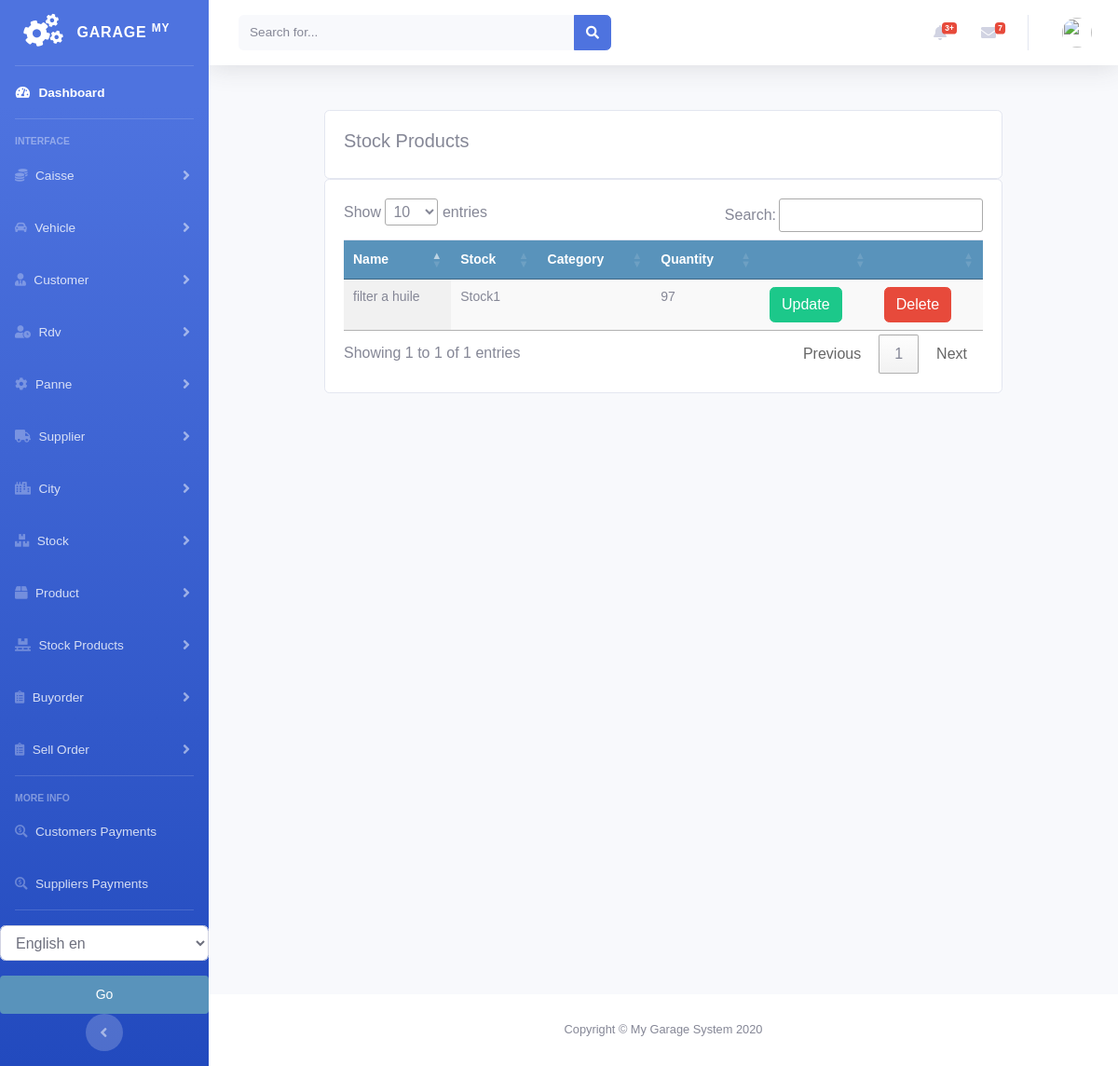
Page /stock/all_stockproduct_list on the earlier database version.
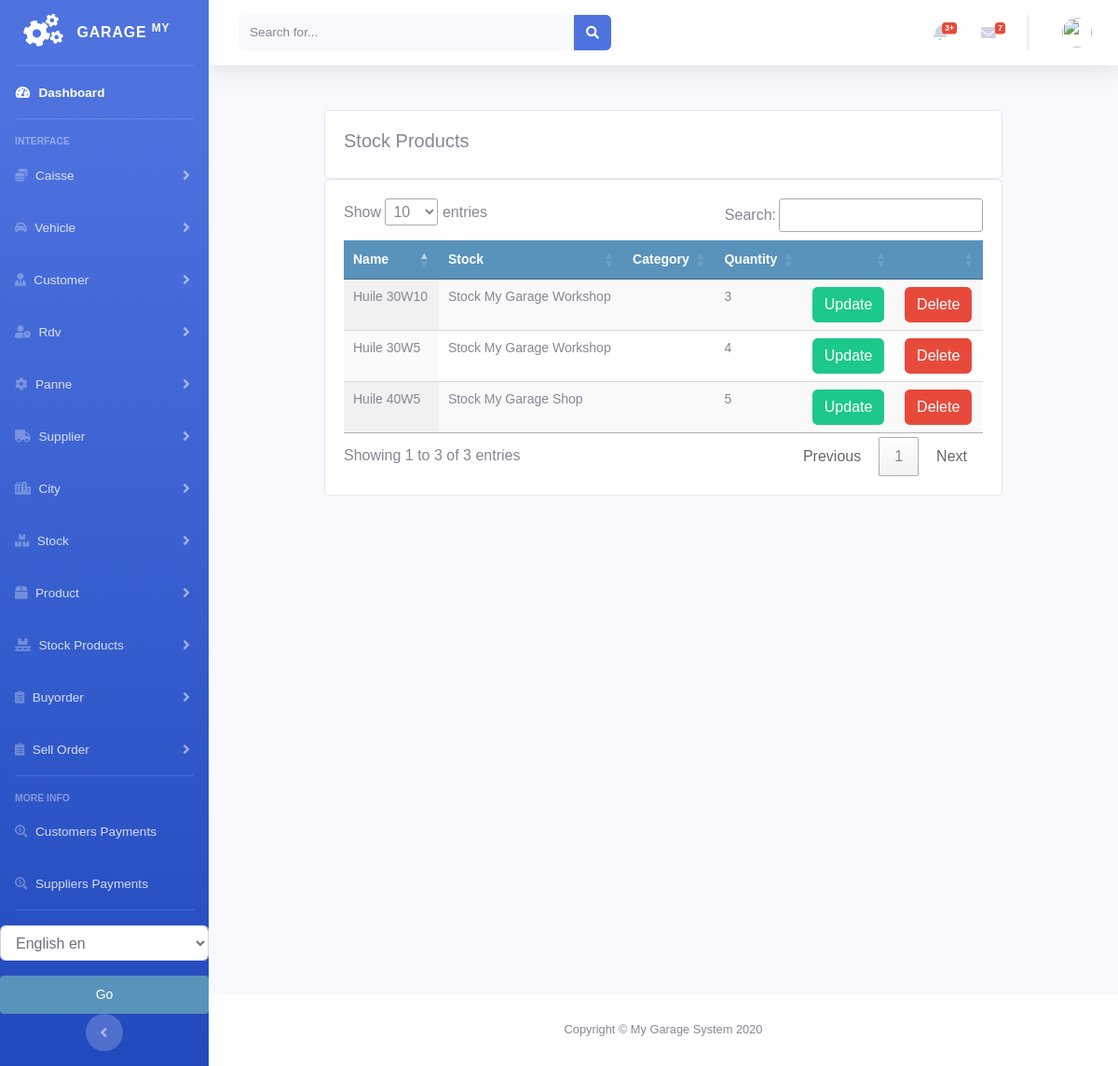
Same page on the later database version.
### stock/models.py (models this page shows, shortened)
class StockProduct(models.Model):
    product = models.ForeignKey(Product, null=True, on_delete=models.CASCADE)
    quantity = models.PositiveIntegerField(default=1)
    stock = models.ForeignKey(Stock, null=True, on_delete=models.CASCADE)
    class Meta:
        ordering = ('product',)
        verbose_name = 'stockproduct'
        verbose_name_plural = 'stockproducts'

class Stock(models.Model):
    name = models.CharField(max_length=250, null=True)
    class Meta:
        ordering = ('name',)
        verbose_name = 'stock'
        verbose_name_plural = 'stocks'
    def __str__(self):
        return self.name

### product/models.py (models this page shows, shortened)
class Product(models.Model):
    brand = models.CharField(max_length=250, null=True)
    name = models.CharField(max_length=250, null=True)
    ref = models.CharField(max_length=250, null=True)
    desc = models.CharField(max_length=250, null=True)
    image = models.ImageField(upload_to='products/%Y/%m/%d', blank=True, )
    buyprice = models.DecimalField(max_digits=10, null=True, decimal_places=2, default=0)
    sellprice = models.DecimalField(max_digits=10, null=True, decimal_places=2, default=0)
    alert_quantity = models.PositiveIntegerField(default=1, blank=True, null=True)
    stock = models.ForeignKey('stock.Stock', blank=True, null=True, on_delete=models.CASCADE)
    class Meta:
        ordering = ('name',)
        verbose_name = 'product'
        verbose_name_plural = 'products'

### stock/views.py (the view)
# urls.py: path('all_stockproduct_list', views.all_stockproduct_list, name='all_stockproduct_list'),
def all_stockproduct_list(request):
    stockproducts = StockProduct.objects.all().filter(quantity__gt=0)
    categories = Category.objects.all()
    context = {
        'categories': categories,
        'stockproducts': stockproducts,
    }
    return render(request, 'stockproduct/all_list_stockproduct.html', context)

### stock/templates/stockproduct/all_list_stockproduct.html (shortened to what this page needs)
{% extends 'home.html' %}
{% load static %}
{% block content %}
<br>
<div class="container">
    <div class="row">
    <div class="col-md">
        <div class="card card-body">
            <h5>Stock Products</h5>
        </div>
        <div class="card card-body">
            <table id="table_id" class=" table display text-center">
              <thead>
              <tr>
                    <th>Name</th>
                    <th>Stock</th>
                    <th>Category</th>
                    <th>Quantity</th>
                    <th></th>
                    <th></th>
                </tr>
              </thead>
                <tbody>
                {% for prod in stockproducts %}
                <tr>
                    <td>
                       {{prod.product.name}}
                   </td>
                    <td>
                       {{prod.stock}}
                   </td>
                    <td>
                   </td>
                    <td>
                       {{prod.quantity}}
                   </td>
                    <td>
                        <a class="btn btn-success " href="{% url 'stock:update_stockproduct' prod.id %}">Update</a>
                    </td>
                    <td>
                        <a class="btn btn-danger " href="{% url 'stock:delete_stockproduct' prod.id %}">Delete</a>
                    </td>
                </tr>
                {% endfor %}
                </tbody>
            </table>
        </div>
    </div>
</div>
</div>
{% endblock %}
{% block jsscript %}
<link rel="stylesheet" href="https://ajax.googleapis.com/ajax/libs/jqueryui/1.12.1/themes/smoothness/jquery-ui.css">
<link rel="stylesheet" href="https://cdnjs.cloudflare.com/ajax/libs/chosen/1.8.7/chosen.min.css"/>
<link rel="stylesheet" type="text/css" href="https://cdn.datatables.net/1.10.22/css/jquery.dataTables.css">
{% endblock %}

Differences in the rows shown:
added StockProduct: product.name "Huile 30W10", stock "Stock My Garage Workshop", quantity "3"
added StockProduct: product.name "Huile 30W5", stock "Stock My Garage Workshop", quantity "4"
changed StockProduct: product.name "filter a huile" → "Huile 40W5"; stock "Stock1" → "Stock My Garage Shop"; quantity "97" → "5"
Other differences:
text written by a page script: "Show entries Search: Showing 1 to 1 of 1 entries Previous 1 Next" → "Show entries Search: Showing 1 to 3 of 3 entries Previous 1 Next"
